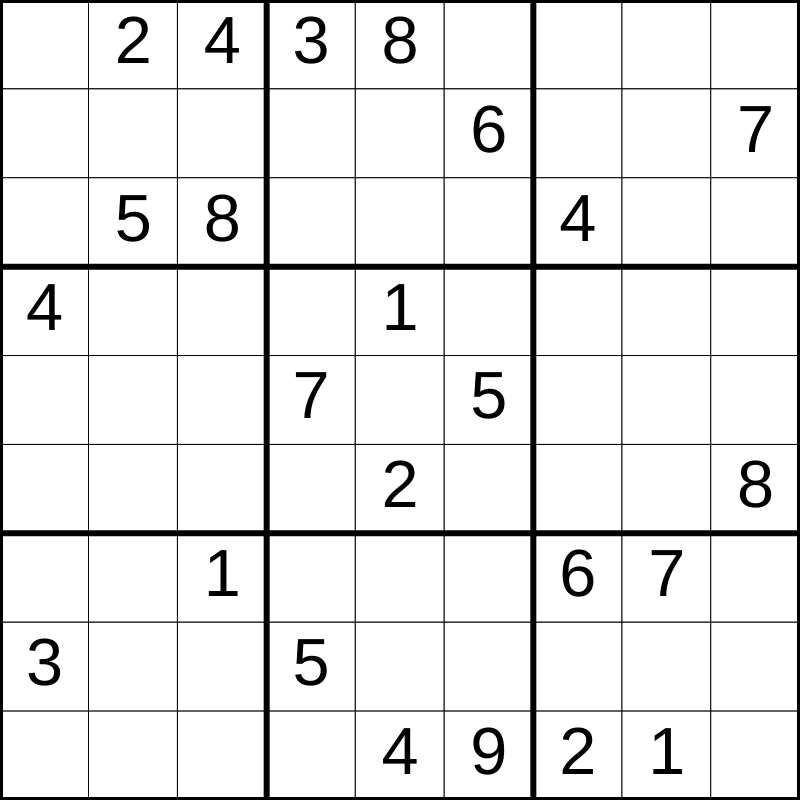
Frame 1 (no input)
Frame 60 (no input): identical to frame 1, image omitted
Frame 120 (the mouse pressed at the canvas centre since frame 60): identical to frame 1, image omitted

The p5.js sketch that drew this single still picture (run headless with seeded random() and noise() and a simulated clock; from frame 60 on, the mouse is pressed at the canvas centre):

// p5.js sketch
// ── sketch.js
// Sudoku

let initialGrid = [
  [0, 2, 4, 3, 8, 0, 0, 0, 0],
  [0, 0, 0, 0, 0, 6, 0, 0, 7],
  [0, 5, 8, 0, 0, 0, 4, 0, 0],
  [4, 0, 0, 0, 1, 0, 0, 0, 0],
  [0, 0, 0, 7, 0, 5, 0, 0, 0],
  [0, 0, 0, 0, 2, 0, 0, 0, 8],
  [0, 0, 1, 0, 0, 0, 6, 7, 0],
  [3, 0, 0, 5, 0, 0, 0, 0, 0],
  [0, 0, 0, 0, 4, 9, 2, 1, 0],
];

let gridDimensions = 9;
let cellSize;
let grid;

function setup() {
  if(windowWidth < windowHeight) {
    createCanvas(windowWidth * 0.8, windowWidth * 0.8);
  }
  if(windowWidth > windowHeight) {
    createCanvas(windowHeight * 0.8, windowHeight * 0.8);
  }
  
  grid = initialGrid;
  cellSize = width / gridDimensions;
  textSize(cellSize*0.75);
  textAlign(CENTER, CENTER);
}

function windowResized() {
  setup();
}

function draw() {
  background(220);
  displayGrid();
}

function thickLines() {
  strokeWeight(6);

  for(let location = 0; location <= 9; location += 3) {
    line(0, cellSize*location, width, cellSize*location);
    line(cellSize*location, 0, cellSize*location, height);
  }
}

function displayGrid() {
  for(let y = 0; y < gridDimensions; y++) {
    for(let x = 0; x < gridDimensions; x++) {
      strokeWeight(1);
      fill("white");
      rect(x*cellSize, y*cellSize, cellSize);

      fill("black");
      if(grid[y][x] !== 0) {
        text(grid[y][x], x*cellSize+cellSize/2, y*cellSize + cellSize/2);
      }
    }
  }
  thickLines();
}
